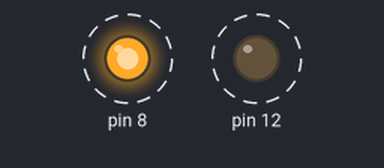
This sketch was run on a simulated Arduino Uno, built with avr-gcc and run on an emulated ATmega328P. Shown: output pins drawn as LEDs (lit = HIGH). Dashed ring = blinking.

Above: at 0.3 s.
Timing chart, 0 to 5.5 s (numbered marks = the images above):
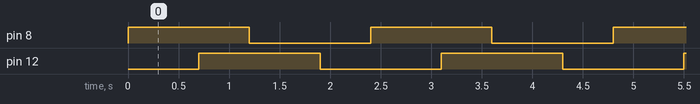

Measured:
- by itself, pin 8, pin 12: alternates HIGH for 1.2 s and LOW for 1.2 s
- by itself, everything shown: repeats every 2.4 s, in 4 steps

The sketch:

blink_LED.ino
```cpp
void setup() {
 pinMode(8, OUTPUT);
 pinMode(12, OUTPUT);
}

void loop() {
  digitalWrite(8, HIGH);
delay(700);
  digitalWrite(12, HIGH);
  delay(500);

digitalWrite(8, LOW);
delay(700);
  digitalWrite(12, LOW);
  delay(500);


}
```
